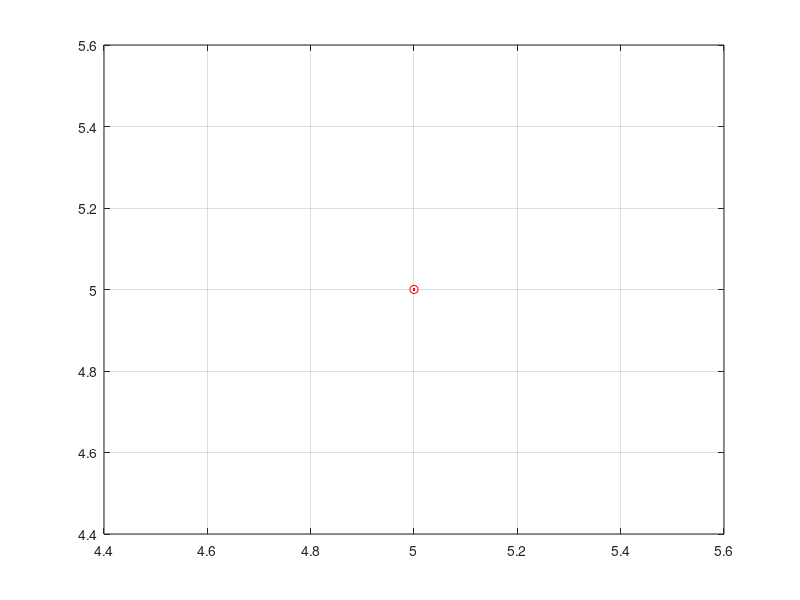

Reproduce this figure in MATLAB.
%Ingrese los vectores flia
x=input('Ingrese el vector fila x:');
y=input('Ingrese el vector fila y:');

xa=x;ya=y;

%Formacion de las diferencias divididas
d=zeros(length(y));
d(:,1)=y';
for k=2:length(x)
  for j=1:length(x)+1-k
    d(j,k)=(d(j+1,k-1)-d(j,k-1))/(x(j+k-1)-x(j));
  end
end

%Formacion del polinomio
for w=1:length(x)
  ds=num2str(abs(d(1,w)));
  if w>1
    if x(w-1)<0
      sg1='+';
    else
      sg1='-';
    end
  end
  if d(1,w)<0
    sg2='-';
  else
    sg2='+';
  end
  if w==1
    acum=num2str(d(1,1));
  elseif w==2
    polact=['(x' sg1 num2str(abs(x(w-1))) ')' ];
    actual=[ds '*' polact];
  acum=[acum sg2 actual];
  else
    polact=[polact '.*' '(x' sg1 num2str(abs(x(w-1))) ')' ];
    actual=[ds '*' polact];
  acum=[acum sg2 actual];
end
end

%Presentacion de resultados
 %fprintf(' n Valores de X y Y n ');
%disp(xa);
%disp(ya);
fprintf('Polinomio interpolacion Newton: %s n')
disp(acum)
%x=input('\n X interp = ');
if x>max(xa)|x<min(xa)
  fprintf('t Punto fuera de rango. El resultado puede equivocado n');
end
xinterp=x;
yinterp=eval(acum);
%fprintf(' Y(%g) = %g n',x,yinterp);

%Grafica de los puntos

%fprintf('\n Pulse cualquier tecla para ver la grafica de los puntos n');
%pause
xg=linspace(min(xa),max(xa));
x=xg;yg=eval(acum);
plot(xg,yg,xa,ya,'.r',xinterp,yinterp,'or');
grid